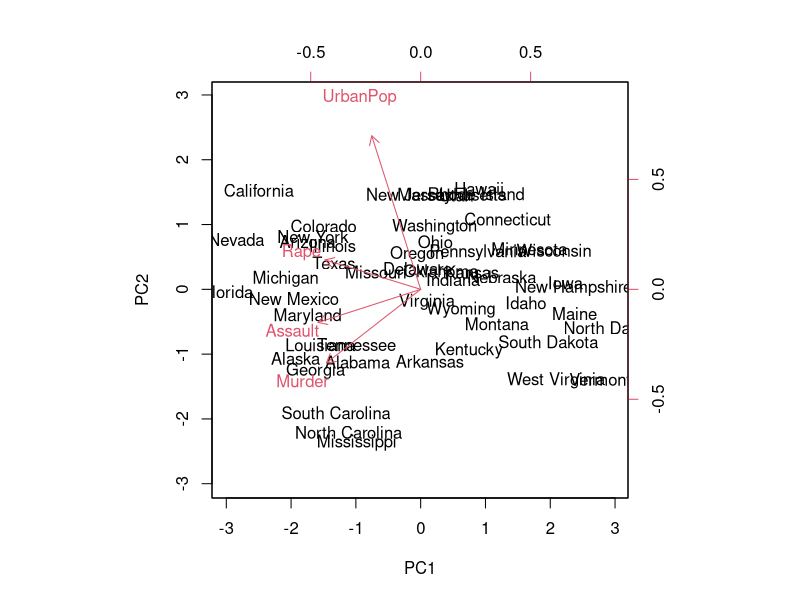
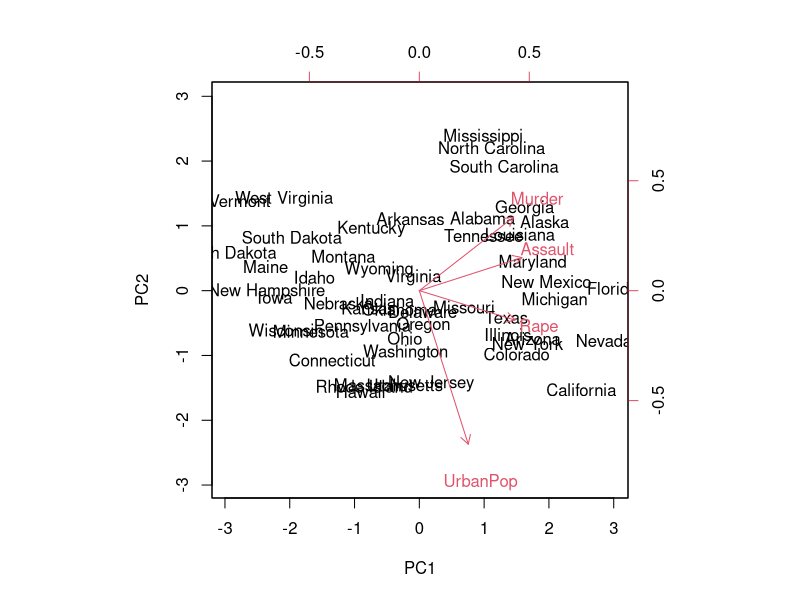
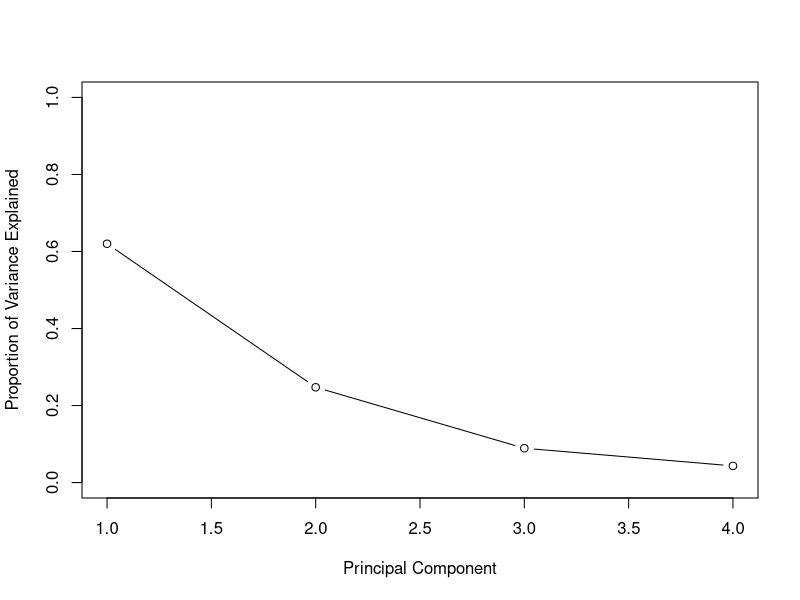
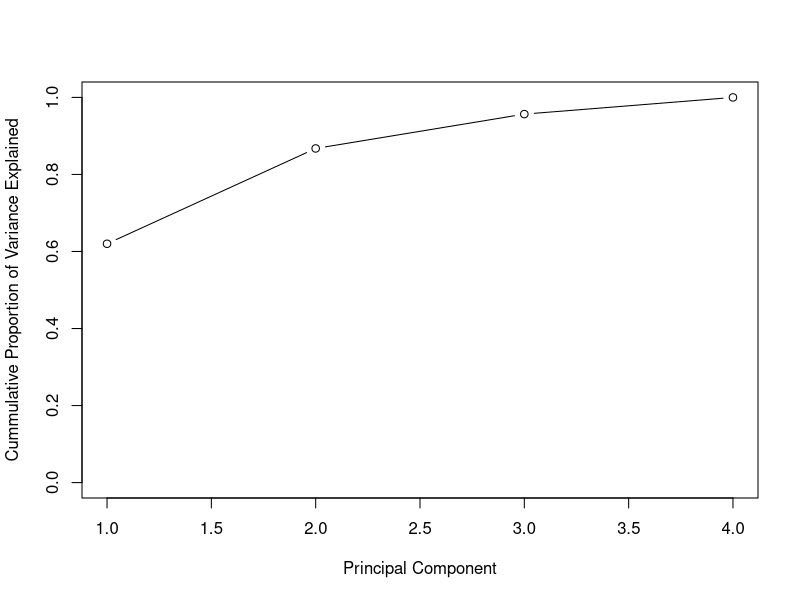
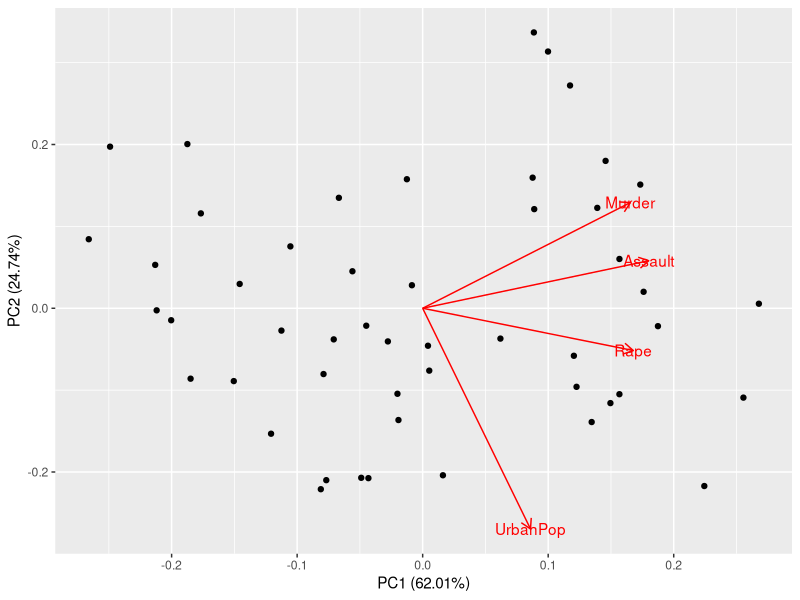
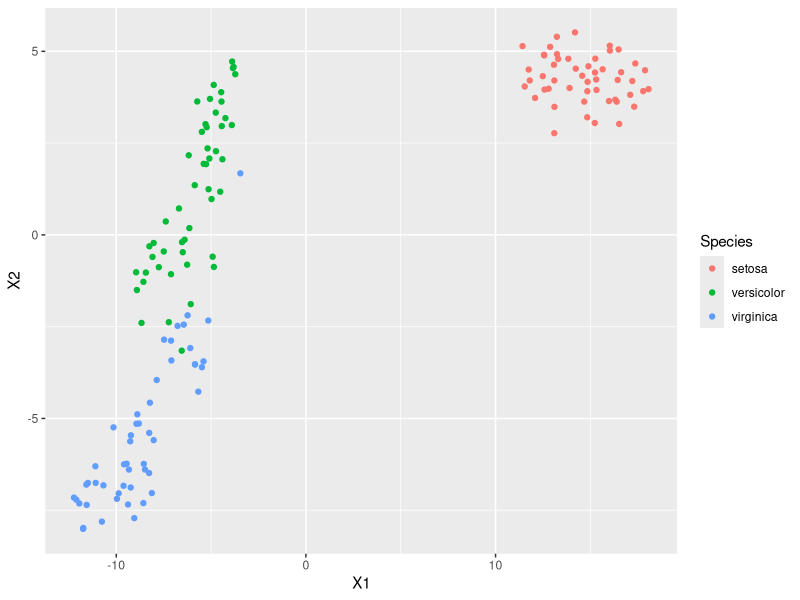

Reproduce these figures in R, in order.
## ---- chunk 1
states <- row.names(USArrests)
states
## ---- chunk 2
names(USArrests)
## ---- chunk 3
apply(USArrests, 2, mean)
## ---- chunk 4
apply(USArrests, 2, var)
## ---- chunk 5
pr.out <- prcomp(USArrests, scale = TRUE)
## ---- chunk 6
names(pr.out)
## ---- chunk 7
pr.out$center
pr.out$scale
## ---- chunk 8
pr.out$rotation
## ---- chunk 9
dim(pr.out$x)
## ---- chunk 10
biplot(pr.out, scale = 0)
## ---- chunk 11
pr.out$rotation <- -pr.out$rotation
pr.out$x <- -pr.out$x
biplot(pr.out, scale = 0)
## ---- chunk 12
pr.out$sdev
## ---- chunk 13
pr.var <- pr.out$sdev^2
pr.var
## ---- chunk 14
pve <- pr.var/sum(pr.var)
pve
## ---- chunk 15
plot(pve, xlab = "Principal Component", 
     ylab = "Proportion of Variance Explained", ylim = c(0,1),
     type = 'b')
plot(cumsum(pve), xlab = "Principal Component",
     ylab = "Cummulative Proportion of Variance Explained",
     ylim = c(0,1), type = 'b')
## ---- chunk 16
a <- c(1,2,8,-3)
cumsum(a)
## ---- chunk 17
library(ggfortify)
autoplot(pr.out, loadings = TRUE, loadings.label = TRUE,
         data = USArrests)
## ---- chunk 18
library(Rtsne)
library(ggplot2)
data(iris)
## ---- chunk 19

tsne <- Rtsne(iris[,-5], dims = 2, perplexity=30,
              verbose=TRUE,max_iter = 500,
              check_duplicates = FALSE)

embedding <- data.frame(tsne$Y)
embedding$Species <- iris$Species

ggplot(embedding, aes(x = X1, y = X2, color = Species)) +
  geom_point()

## ---- chunk 20
class.eval <- function(true.labels, pred.labels){
  
  
  
}
## ---- chunk 21
true.labs <- c(0,1,1,0,1,0,1)
pred.labs <- c(0,0,1,1,1,1,0)
class.eval(true.labs, pred.labs)
## ---- chunk 22
data(mtcars)
head(mtcars)
## ---- chunk 23
regress.eval <- function(true.vals, pred.vals){
  
  
  
}
## ---- chunk 24
toy.true <- c(1,2,3,4,5)
toy.pred <- c(2,1,3.1,5.4, 9.0)
regress.eval(toy.true, toy.pred)
